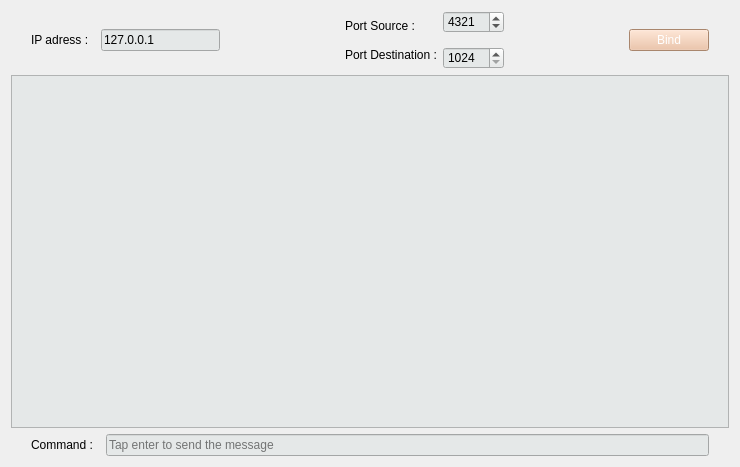
<?xml version="1.0" encoding="UTF-8"?>
<ui version="4.0">
 <class>Sender</class>
 <widget class="QWidget" name="Sender">
  <property name="geometry">
   <rect>
    <x>0</x>
    <y>0</y>
    <width>740</width>
    <height>467</height>
   </rect>
  </property>
  <property name="windowTitle">
   <string>Dialog</string>
  </property>
  <property name="styleSheet">
   <string notr="true"/>
  </property>
  <layout class="QVBoxLayout" name="verticalLayout">
   <item>
    <layout class="QHBoxLayout" name="TopHLayout" stretch="0,0,0,0,0,0,0">
     <property name="spacing">
      <number>6</number>
     </property>
     <property name="leftMargin">
      <number>20</number>
     </property>
     <property name="topMargin">
      <number>0</number>
     </property>
     <property name="rightMargin">
      <number>20</number>
     </property>
     <item>
      <widget class="QLabel" name="label1">
       <property name="sizePolicy">
        <sizepolicy hsizetype="Minimum" vsizetype="Minimum">
         <horstretch>0</horstretch>
         <verstretch>0</verstretch>
        </sizepolicy>
       </property>
       <property name="maximumSize">
        <size>
         <width>167771</width>
         <height>1677</height>
        </size>
       </property>
       <property name="text">
        <string>IP adress :  </string>
       </property>
      </widget>
     </item>
     <item>
      <widget class="QLineEdit" name="IPadress">
       <property name="styleSheet">
        <string notr="true">background-color: rgb(229, 232, 232);</string>
       </property>
       <property name="text">
        <string>127.0.0.1</string>
       </property>
       <property name="cursorPosition">
        <number>9</number>
       </property>
      </widget>
     </item>
     <item>
      <spacer name="horizontalSpacer_2">
       <property name="orientation">
        <enum>Qt::Horizontal</enum>
       </property>
       <property name="sizeHint" stdset="0">
        <size>
         <width>40</width>
         <height>20</height>
        </size>
       </property>
      </spacer>
     </item>
     <item>
      <layout class="QVBoxLayout" name="verticalLayout_3">
       <property name="spacing">
        <number>0</number>
       </property>
       <property name="rightMargin">
        <number>0</number>
       </property>
       <property name="bottomMargin">
        <number>0</number>
       </property>
       <item>
        <widget class="QLabel" name="label2">
         <property name="text">
          <string>Port Source :  </string>
         </property>
        </widget>
       </item>
       <item>
        <widget class="QLabel" name="label_2">
         <property name="text">
          <string>Port Destination :</string>
         </property>
        </widget>
       </item>
      </layout>
     </item>
     <item>
      <layout class="QVBoxLayout" name="verticalLayout_2">
       <property name="spacing">
        <number>14</number>
       </property>
       <property name="rightMargin">
        <number>0</number>
       </property>
       <property name="bottomMargin">
        <number>0</number>
       </property>
       <item>
        <widget class="QSpinBox" name="portsource">
         <property name="styleSheet">
          <string notr="true">background-color: rgb(229, 232, 232);</string>
         </property>
         <property name="prefix">
          <string/>
         </property>
         <property name="minimum">
          <number>1024</number>
         </property>
         <property name="maximum">
          <number>65535</number>
         </property>
         <property name="value">
          <number>4321</number>
         </property>
        </widget>
       </item>
       <item>
        <widget class="QSpinBox" name="portdestination">
         <property name="styleSheet">
          <string notr="true">background-color: rgb(229, 232, 232);</string>
         </property>
         <property name="minimum">
          <number>1024</number>
         </property>
         <property name="maximum">
          <number>65535</number>
         </property>
        </widget>
       </item>
      </layout>
     </item>
     <item>
      <spacer name="horizontalSpacer">
       <property name="orientation">
        <enum>Qt::Horizontal</enum>
       </property>
       <property name="sizeHint" stdset="0">
        <size>
         <width>40</width>
         <height>20</height>
        </size>
       </property>
      </spacer>
     </item>
     <item>
      <widget class="QPushButton" name="btnbind">
       <property name="styleSheet">
        <string notr="true">background-color: rgb(237, 187, 153);
color: rgb(255, 255, 255);</string>
       </property>
       <property name="text">
        <string>Bind</string>
       </property>
      </widget>
     </item>
    </layout>
   </item>
   <item>
    <widget class="QTextEdit" name="textEdit">
     <property name="sizePolicy">
      <sizepolicy hsizetype="Preferred" vsizetype="Preferred">
       <horstretch>0</horstretch>
       <verstretch>0</verstretch>
      </sizepolicy>
     </property>
     <property name="styleSheet">
      <string notr="true">background-color: rgb(229, 232, 232);</string>
     </property>
    </widget>
   </item>
   <item>
    <layout class="QHBoxLayout" name="BottomHLayout">
     <property name="spacing">
      <number>13</number>
     </property>
     <property name="leftMargin">
      <number>20</number>
     </property>
     <property name="topMargin">
      <number>0</number>
     </property>
     <property name="rightMargin">
      <number>20</number>
     </property>
     <item>
      <widget class="QLabel" name="label">
       <property name="styleSheet">
        <string notr="true"/>
       </property>
       <property name="text">
        <string>Command :</string>
       </property>
       <property name="margin">
        <number>0</number>
       </property>
       <property name="indent">
        <number>0</number>
       </property>
      </widget>
     </item>
     <item>
      <widget class="QLineEdit" name="command">
       <property name="styleSheet">
        <string notr="true">background-color: rgb(229, 232, 232);</string>
       </property>
       <property name="placeholderText">
        <string>Tap enter to send the message</string>
       </property>
      </widget>
     </item>
    </layout>
   </item>
  </layout>
 </widget>
 <resources/>
 <connections/>
</ui>
